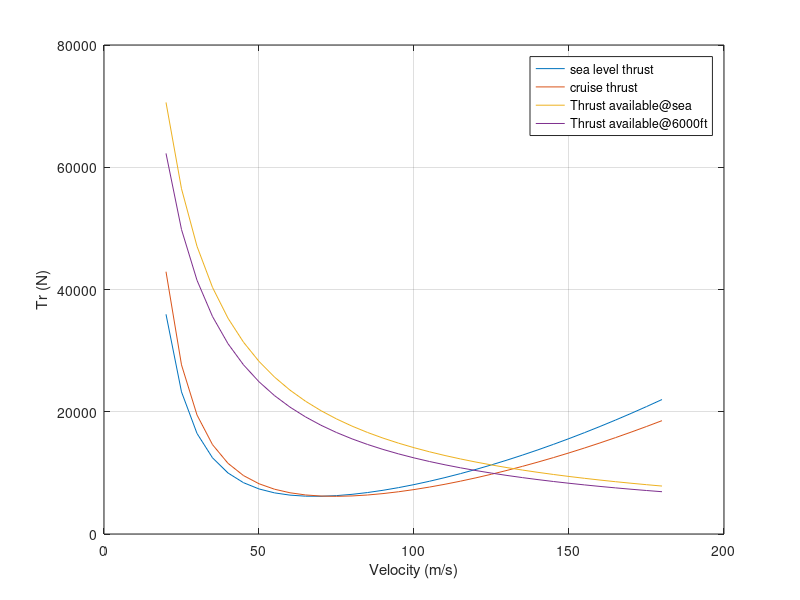
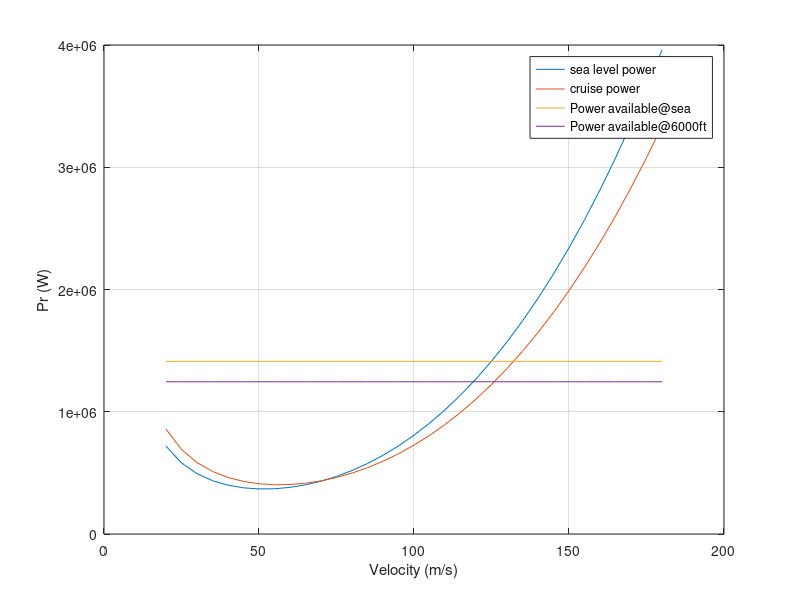
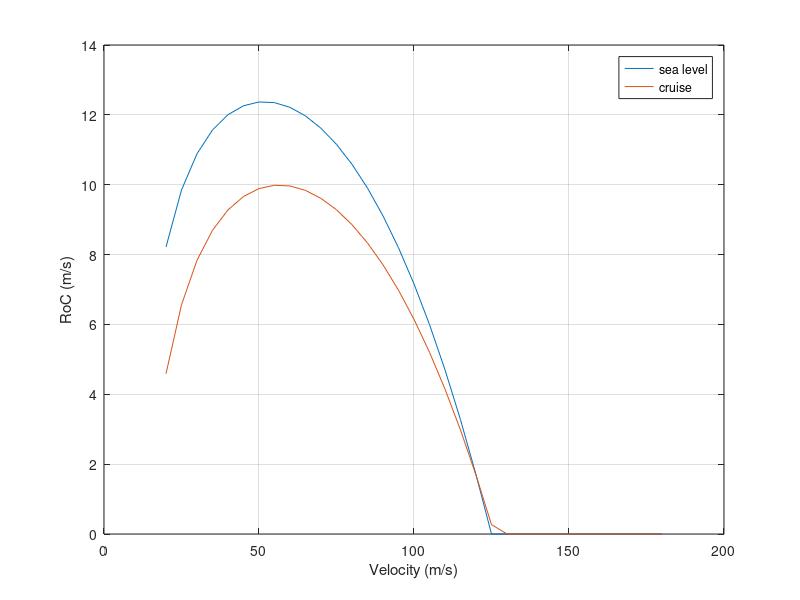

The MATLAB script that drew these images, in order:

clc;
% Thrust, Power Required
W= 8600 * 9.81; %MTOW
S= 38.8; 
e= 0.8; %raymer
AR= 8.351;
CDo= 0.028; % CFD
eta=0.86;
etamech= 0.95;
Vel=20:5:180;
Pa= 2*1160*745*eta*etamech; %eta*Pes
Pa2= Pa*(1.02368/1.225)^0.7; %Pa= Pa0*(rho/rho0)^0.7
%%
CL=zeros(1,length(Vel));
CD=zeros(1,length(Vel));
Tr=zeros(1,length(Vel)); Pr=zeros(1,length(Vel));
Ta=zeros(1,length(Vel));
Roc=zeros(1,length(Vel));
CL2=zeros(1,length(Vel));
CD2=zeros(1,length(Vel));
Tr2=zeros(1,length(Vel));Pr2=zeros(1,length(Vel));
Ta2=zeros(1,length(Vel));
Roc2=zeros(1,length(Vel));
PA=zeros(1,length(Vel));
PA2=zeros(1,length(Vel));

for numVel=1:length(Vel)
 V=Vel(numVel);
 CL(numVel)= W/(.5*1.225*V^2*S);
 CD(numVel)= CDo + CL(numVel)^2/(pi*e*AR);
 Tr(numVel)= W/(CL(numVel)/CD(numVel));
 Ta(numVel)= Pa/V;
 Pr(numVel)= Tr(numVel)*V;
 Roc(numVel)= (Pa-Pr(numVel))/W;
 PA(numVel)= Pa;
 if (Roc(numVel)>=0)
     Roc(numVel)== Roc(numVel);
 else
      Roc(numVel)= 0;
 end
end
%at 6000ft
for numVel=1:length(Vel)
 V=Vel(numVel);
 CL2(numVel)= W/(.5*1.02368*V^2*S);
 CD2(numVel)= CDo + CL2(numVel)^2/(pi*e*AR);
 Tr2(numVel)= W/(CL2(numVel)/CD2(numVel));
 Ta2(numVel)= Pa2/V;
 Pr2(numVel)= Tr2(numVel)*V;
 Roc2(numVel)= (Pa2-Pr2(numVel))/W;
 PA2(numVel)= Pa2;
 if (Roc2(numVel)>=0)
     Roc2(numVel)== Roc2(numVel);
 else
      Roc2(numVel)= 0;
 end
end
figure(1)
plot(Vel,Tr,Vel,Tr2,Vel,Ta,Vel,Ta2)
grid on
xlabel('Velocity (m/s)')
ylabel('Tr (N)')
legend('sea level thrust','cruise thrust','Thrust available@sea','Thrust available@6000ft')
figure(2)
plot(Vel,Pr,Vel,Pr2,Vel,PA,Vel,PA2)
grid on
xlabel('Velocity (m/s)')
ylabel('Pr (W)')
legend('sea level power','cruise power','Power available@sea','Power available@6000ft')
figure(3)
plot(Vel,Roc,Vel,Roc2)
grid on
xlabel('Velocity (m/s)')
ylabel('RoC (m/s)')
legend('sea level','cruise')

